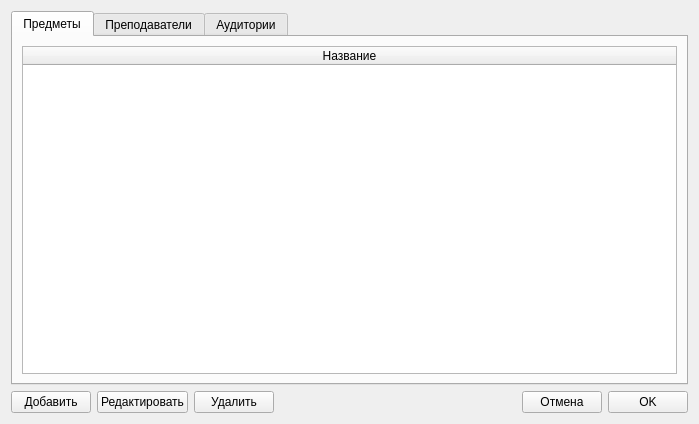
<?xml version="1.0" encoding="UTF-8"?>
<ui version="4.0">
 <class>SetsDialog</class>
 <widget class="QWidget" name="SetsDialog">
  <property name="geometry">
   <rect>
    <x>0</x>
    <y>0</y>
    <width>699</width>
    <height>424</height>
   </rect>
  </property>
  <property name="windowTitle">
   <string>Наборы сетов</string>
  </property>
  <layout class="QVBoxLayout" name="verticalLayout">
   <item>
    <widget class="QTabWidget" name="tabWidget">
     <property name="currentIndex">
      <number>0</number>
     </property>
     <widget class="QWidget" name="titleTab">
      <attribute name="title">
       <string>Предметы</string>
      </attribute>
      <layout class="QVBoxLayout" name="verticalLayout_2">
       <item>
        <widget class="QTableWidget" name="titleTableWidget">
         <property name="sortingEnabled">
          <bool>true</bool>
         </property>
         <property name="columnCount">
          <number>1</number>
         </property>
         <attribute name="horizontalHeaderStretchLastSection">
          <bool>true</bool>
         </attribute>
         <attribute name="verticalHeaderStretchLastSection">
          <bool>false</bool>
         </attribute>
         <column>
          <property name="text">
           <string>Название</string>
          </property>
         </column>
        </widget>
       </item>
      </layout>
     </widget>
     <widget class="QWidget" name="lecturerTab">
      <attribute name="title">
       <string>Преподаватели</string>
      </attribute>
      <layout class="QVBoxLayout" name="verticalLayout_4">
       <item>
        <widget class="QTableWidget" name="lecturerTableWidget">
         <property name="sortingEnabled">
          <bool>true</bool>
         </property>
         <attribute name="horizontalHeaderStretchLastSection">
          <bool>true</bool>
         </attribute>
         <column>
          <property name="text">
           <string>Название</string>
          </property>
         </column>
        </widget>
       </item>
      </layout>
     </widget>
     <widget class="QWidget" name="classroomTab">
      <attribute name="title">
       <string>Аудитории</string>
      </attribute>
      <layout class="QVBoxLayout" name="verticalLayout_5">
       <item>
        <widget class="QTableWidget" name="classroomTableWidget">
         <property name="sortingEnabled">
          <bool>true</bool>
         </property>
         <attribute name="horizontalHeaderStretchLastSection">
          <bool>true</bool>
         </attribute>
         <column>
          <property name="text">
           <string>Название</string>
          </property>
         </column>
        </widget>
       </item>
      </layout>
     </widget>
    </widget>
   </item>
   <item>
    <layout class="QHBoxLayout" name="horizontalLayout">
     <item>
      <widget class="QPushButton" name="addButton">
       <property name="text">
        <string>Добавить</string>
       </property>
      </widget>
     </item>
     <item>
      <widget class="QPushButton" name="editButton">
       <property name="text">
        <string>Редактировать</string>
       </property>
      </widget>
     </item>
     <item>
      <widget class="QPushButton" name="removeButton">
       <property name="text">
        <string>Удалить</string>
       </property>
      </widget>
     </item>
     <item>
      <spacer name="horizontalSpacer">
       <property name="orientation">
        <enum>Qt::Horizontal</enum>
       </property>
       <property name="sizeHint" stdset="0">
        <size>
         <width>40</width>
         <height>20</height>
        </size>
       </property>
      </spacer>
     </item>
     <item>
      <widget class="QPushButton" name="cancelButton">
       <property name="text">
        <string>Отмена</string>
       </property>
      </widget>
     </item>
     <item>
      <widget class="QPushButton" name="okButton">
       <property name="text">
        <string>OK</string>
       </property>
      </widget>
     </item>
    </layout>
   </item>
  </layout>
 </widget>
 <resources/>
 <connections>
  <connection>
   <sender>cancelButton</sender>
   <signal>clicked()</signal>
   <receiver>SetsDialog</receiver>
   <slot>close()</slot>
   <hints>
    <hint type="sourcelabel">
     <x>432</x>
     <y>401</y>
    </hint>
    <hint type="destinationlabel">
     <x>284</x>
     <y>211</y>
    </hint>
   </hints>
  </connection>
 </connections>
</ui>
